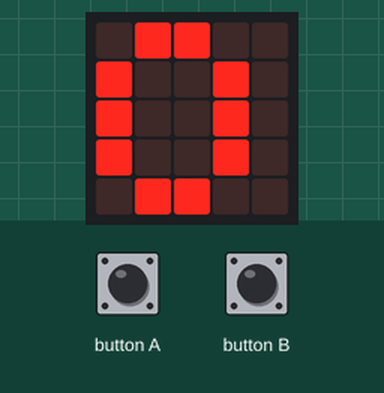
Simulated run of this program. Board: BBC micro:bit (MakeCode). On the bench: the board's 5×5 LED display. The test bench sets the inputs (shaded band).

Above: at 1.2 s.
1.3 s: button A pressed for 0.15 s
At 2.0 s:
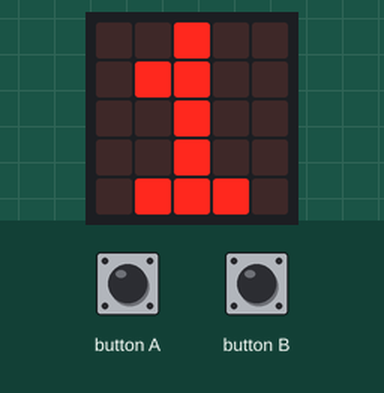
3.0 s: button A pressed for 0.15 s
At 4.1 s:
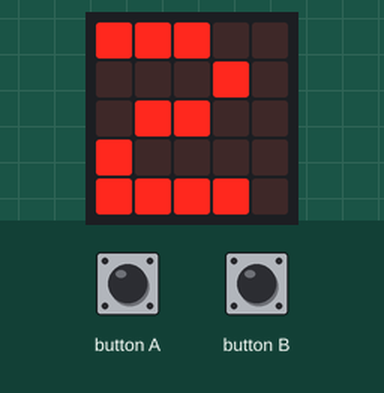
Timing chart, 0 to 6.0 s (numbered marks = the images above; inputs shaded):
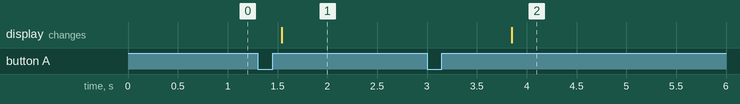

Measured:
- after the input at 1.3 s, the display: changes after 0.24 s (image 1)
- after the input at 3.0 s, the display: changes after 0.85 s (image 2)

The program:

main.ts
```typescript
input.onButtonPressed(Button.A, function () {
    GETAL_1 += 1
})
input.onButtonPressed(Button.B, function () {
    GETAL_1 += -1
})
let GETAL_1 = 0
basic.forever(function () {
    if (GETAL_1 > -1) {
        basic.showNumber(GETAL_1)
    }
})
```

test.ts
```typescript
// tests gaan hier; deze zal niet worden gecompileerd wanneer dit pakket wordt gebruikt als extensie.
```
